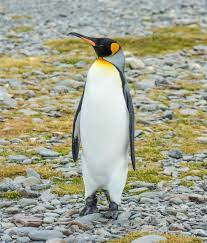
#> input picture 7thSemLab/DIP/images/penguin.jpeg, 207 x 243 px
$ jupyter execute 8_Smoothening.ipynb
#> lines starting #> are read from the running program, lines starting #| are printed output that depends on the picture
[cell 1]
#Mean_Median_GBlur
import cv2
import numpy as np
import matplotlib.pyplot as plt

img = cv2.imread("./images/penguin.jpeg", 0)
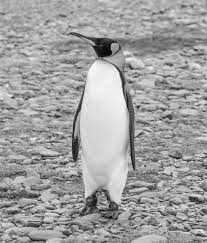
#> img: shape (243, 207); min 0, max 255, mean 160.5
blur = cv2.blur(img, (5,5))
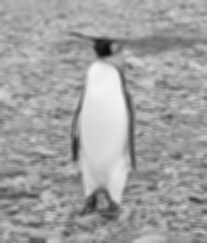
#> blur: shape (243, 207); min 11, max 244, mean 160.5
median = cv2.medianBlur(img, 5)
gblur = cv2.GaussianBlur(img, (5,5), 0)
plt.figure(figsize=(12,8))

plt.subplot(221)
plt.title("Original Image")
plt.imshow(img)
plt.axis('off')

plt.subplot(222)
plt.title("Blur Image")
plt.imshow(blur)
plt.axis('off')

plt.subplot(223)
plt.title("Median Image")
plt.imshow(median)
plt.axis('off')

plt.subplot(224)
plt.title("Gaussian Blur Image")
plt.imshow(gblur)
plt.axis('off')

plt.show()
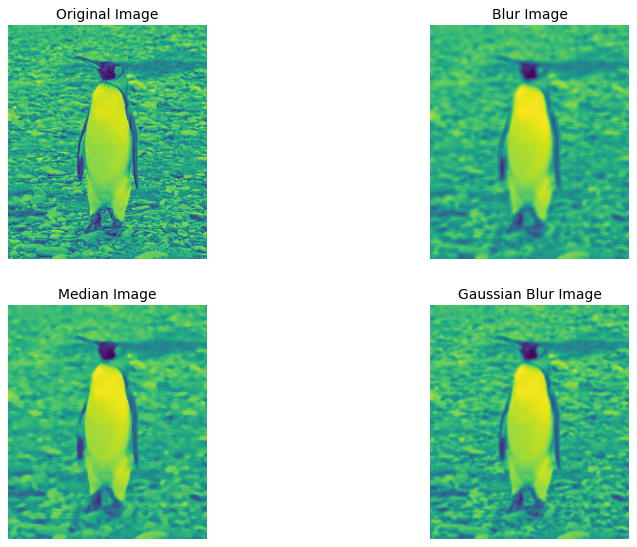
#> figure drawn by matplotlib, 4 panels

$ run again, with 7thSemLab/DIP/images/flower1.jpeg copied over 7thSemLab/DIP/images/penguin.jpeg
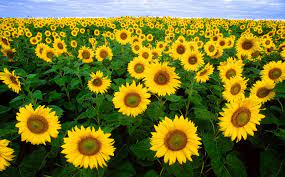
#> input picture 7thSemLab/DIP/images/flower1.jpeg, 285 x 177 px
#> `img = cv2.imread("./images/penguin.jpeg", 0)`:
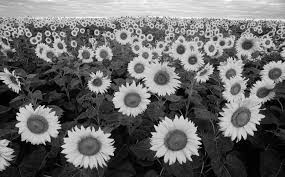
#> img: shape (177, 285); min 0, max 255, mean 106.2
#> `gblur = cv2.GaussianBlur(img, (5,5), 0)`:
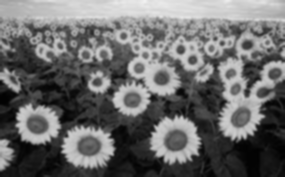
#> gblur: shape (177, 285); min 1, max 241, mean 106.2

$ run again, with 7thSemLab/DIP/images/flower2.jpeg copied over 7thSemLab/DIP/images/penguin.jpeg
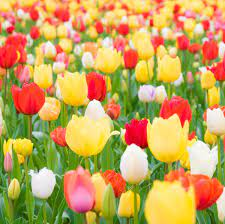
#> input picture 7thSemLab/DIP/images/flower2.jpeg, 225 x 224 px
#> `median = cv2.medianBlur(img, 5)`:
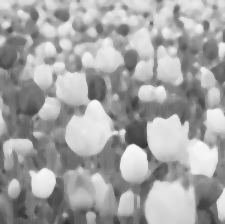
#> median: shape (224, 225); min 49, max 250, mean 164.7
#> `plt.show()`:
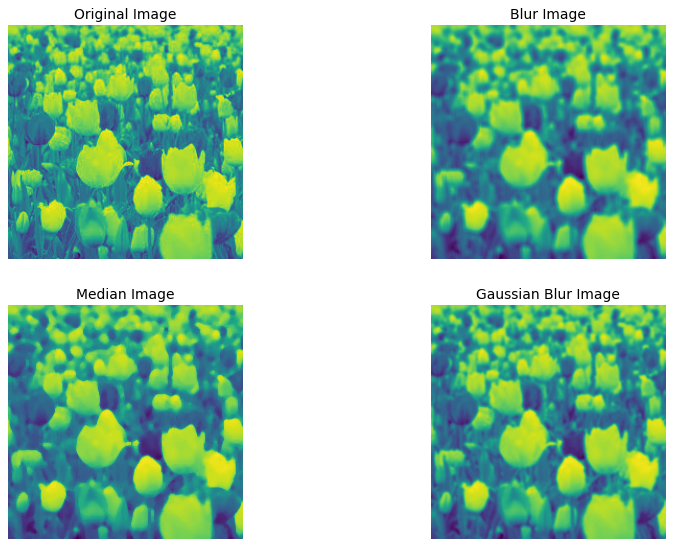
#> figure drawn by matplotlib, 4 panels
